Frame 1 (no input): blank canvas, image omitted
Frame 60 (no input): blank canvas, image omitted
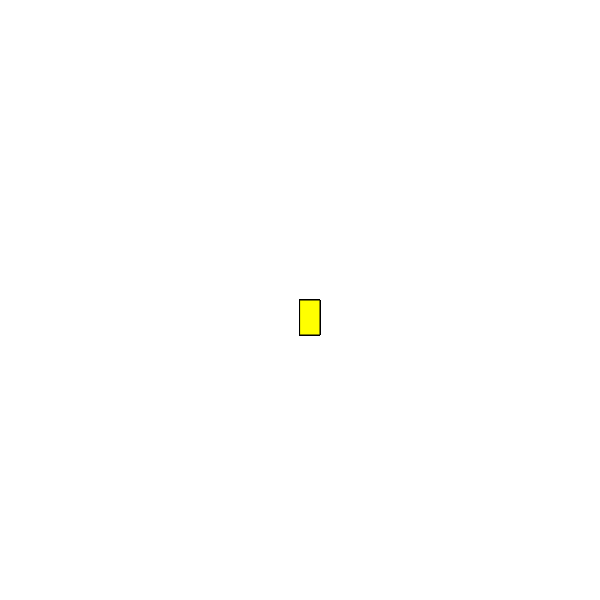
Frame 120 (the mouse pressed at the canvas centre since frame 60)

The p5.js sketch whose frames 1 and 60 were blank and that drew this single picture after the mouse press (run headless with seeded random() and noise() and a simulated clock; from frame 60 on, the mouse is pressed at the canvas centre):

// p5.js sketch
// ── sketch.js
function setup() {
    createCanvas(600, 600);
    background("white");
  }
  
  function draw() {
    stroke("black");
    fill("yellow");
  
    // console.log(mouseIsPressed)
  
    if (mouseIsPressed) {
      rect(mouseX, mouseY, 20, 35);
    }
  }
  
